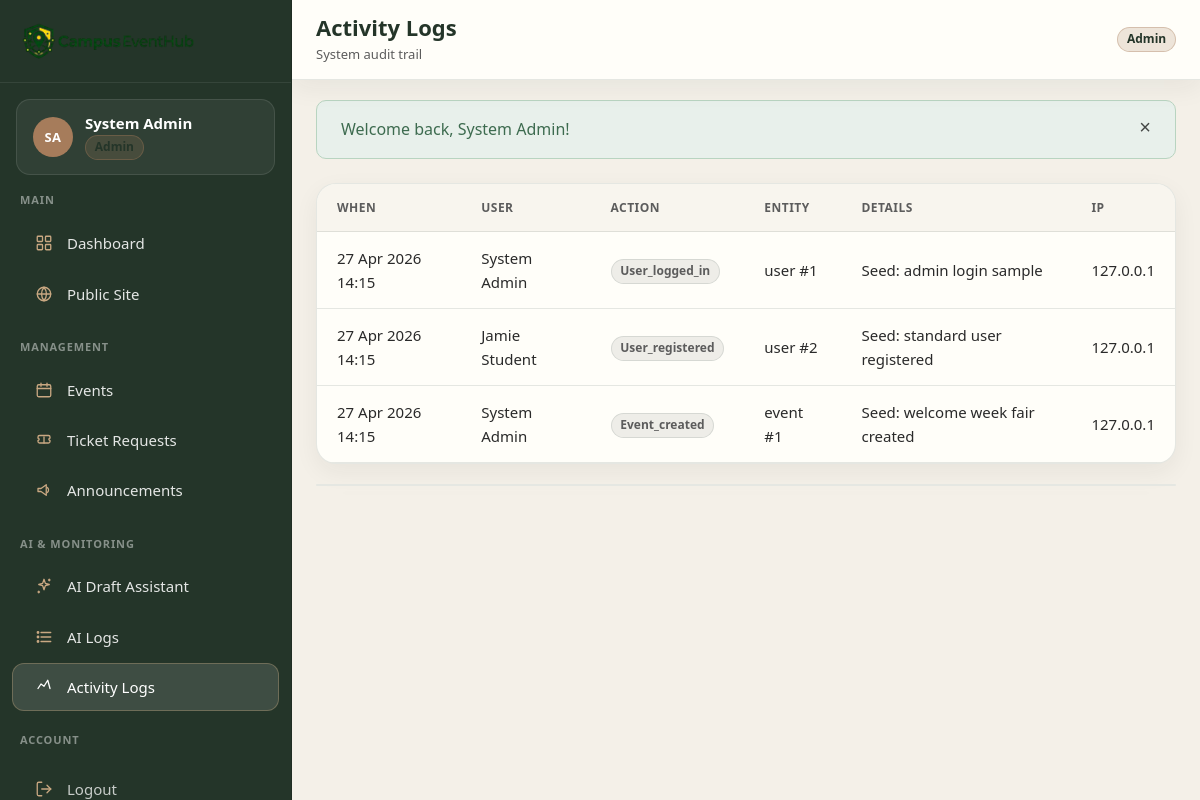
Page /admin/activity-logs (signed in) on the committed database.
### tables this page shows
CREATE TABLE activity_logs (
  id INT UNSIGNED AUTO_INCREMENT PRIMARY KEY,
  user_id INT UNSIGNED NULL,
  action VARCHAR(80) NOT NULL,
  entity_type VARCHAR(50) NULL,
  entity_id INT UNSIGNED NULL,
  details TEXT NULL,
  ip_address VARCHAR(45) NOT NULL,
  created_at DATETIME NOT NULL DEFAULT CURRENT_TIMESTAMP,
  INDEX idx_activity_action (action),
  INDEX idx_activity_created (created_at),
  CONSTRAINT fk_activity_user FOREIGN KEY (user_id) REFERENCES users(id) ON DELETE SET NULL
);

CREATE TABLE users (
  id INT UNSIGNED AUTO_INCREMENT PRIMARY KEY,
  name VARCHAR(100) NOT NULL,
  email VARCHAR(150) NOT NULL,
  password VARCHAR(255) NOT NULL COMMENT 'bcrypt hash via password_hash()',
  role ENUM('admin','user') NOT NULL DEFAULT 'user',
  status ENUM('active','blocked') NOT NULL DEFAULT 'active',
  created_at DATETIME NOT NULL DEFAULT CURRENT_TIMESTAMP,
  updated_at DATETIME NOT NULL DEFAULT CURRENT_TIMESTAMP ON UPDATE CURRENT_TIMESTAMP,
  UNIQUE KEY uq_users_email (email),
  INDEX idx_users_role (role),
  INDEX idx_users_status (status)
);

### app/core/Controller.php (called while the page is built, shortened)
<?php
abstract class Controller
{
    protected function renderDashboard(string $view, array $data = []): void
    {
        require APP_PATH . '/views/layouts/dashboard_layout.php';
    }
}

### app/controllers/AdminController.php (called while the page is built, shortened)
<?php
class AdminController extends Controller
{
    public function activityLogs(): void
    {
        $page = (int) ($_GET['page'] ?? 1);
        $logModel = new ActivityLog();
        $this->renderDashboard('admin/activity-logs', [
            'pageTitle' => 'Activity Logs',
            'pageSubtitle' => 'System audit trail',
            'logs' => $logModel->paginate($page),
        ]);
    }
}

### public/index.php (called while the page is built, shortened)
<?php
require_once APP_PATH . '/config/database.php';
require_once APP_PATH . '/core/Helpers.php';
require_once APP_PATH . '/core/Model.php';
require_once APP_PATH . '/core/Controller.php';
require_once APP_PATH . '/core/Router.php';
$router = new Router();
$router->get('/', 'AdminController@home');
$router->get('/login', 'AuthController@showLogin');
$router->post('/login', 'AuthController@login');
$router->get('/register', 'AuthController@showRegister');
$router->post('/register', 'AuthController@register');
$router->get('/logout', 'AuthController@logout');
$router->get('/dashboard', 'DashboardController@index');
$router->get('/events', 'EventController@index');
$router->get('/events/{slug}', 'EventController@show');
$router->post('/events/{id}/request-ticket', 'EventController@requestTicket');
$router->get('/my-tickets', 'TicketController@myTickets');
$router->get('/tickets/{id}/download', 'TicketController@download');
$router->get('/announcements', 'AnnouncementController@index');
$router->get('/about', 'AdminController@about');
$router->get('/help-assistant', 'AiController@helpPage');
$router->post('/help-assistant/ask', 'AiController@helpAsk');
$router->get('/admin/events', 'AdminController@eventIndex');
$router->get('/admin/events/create', 'AdminController@eventCreate');
$router->post('/admin/events/store', 'AdminController@eventStore');
$router->get('/admin/events/{id}', 'AdminController@eventShow');
$router->get('/admin/events/{id}/edit', 'AdminController@eventEdit');
$router->post('/admin/events/{id}/update', 'AdminController@eventUpdate');
$router->post('/admin/events/{id}/delete', 'AdminController@eventDelete');
$router->get('/admin/tickets', 'TicketController@adminIndex');
$router->get('/admin/tickets/{id}', 'TicketController@adminShow');
$router->post('/admin/tickets/{id}/status', 'TicketController@updateStatus');
$router->get('/admin/announcements', 'AnnouncementController@adminIndex');
$router->get('/admin/announcements/create', 'AnnouncementController@create');
$router->post('/admin/announcements/store', 'AnnouncementController@store');
$router->get('/admin/announcements/{id}/edit', 'AnnouncementController@edit');
$router->post('/admin/announcements/{id}/update', 'AnnouncementController@update');
$router->post('/admin/announcements/{id}/delete', 'AnnouncementController@delete');
$router->get('/admin/ai-draft', 'AiController@draftPage');
$router->post('/admin/ai-draft/generate', 'AiController@generateDraft');
$router->post('/admin/ai-draft/accept', 'AiController@acceptDraft');
$router->get('/admin/ai-logs', 'AiController@aiLogs');
$router->get('/admin/activity-logs', 'AdminController@activityLogs');
$router->dispatch();

### app/core/Model.php (called while the page is built, shortened)
<?php
abstract class Model
{
    public function __construct()
    {
        $this->db = db();
    }
}

### app/config/database.php (called while the page is built, shortened)
<?php
function db(): PDO
{
    static $pdo = null;
    if ($pdo instanceof PDO) {
        return $pdo;
    }
    $host = env('DB_HOST', '127.0.0.1');
    $port = env('DB_PORT', '3306');
    $name = env('DB_NAME', 'campus_eventhub');
    $user = env('DB_USER', 'root');
    $pass = env('DB_PASS', '');
    $dsn = sprintf(
        'mysql:host=%s;port=%s;dbname=%s;charset=utf8mb4',
        $host,
        $port,
        $name
    );
    $options = [
        PDO::ATTR_ERRMODE => PDO::ERRMODE_EXCEPTION,
        PDO::ATTR_DEFAULT_FETCH_MODE => PDO::FETCH_ASSOC,
        PDO::ATTR_EMULATE_PREPARES => false,
    ];
    try {
        $pdo = new PDO($dsn, $user, $pass, $options);
    } catch (PDOException $e) {
        if (APP_DEBUG) {
            throw $e;
        }
        http_response_code(500);
        require APP_PATH . '/views/errors/500.php';
        exit;
    }
    return $pdo;
}

### app/models/ActivityLog.php (called while the page is built, shortened)
<?php
class ActivityLog extends Model
{
    public function paginate(int $page = 1): array
    {
        $page = max(1, $page);
        $perPage = PER_PAGE;
        $offset = ($page - 1) * $perPage;
        $countStmt = $this->db->prepare('SELECT COUNT(*) FROM activity_logs');
        $countStmt->execute();
        $total = (int) $countStmt->fetchColumn();
        $sql = 'SELECT a.*, u.name AS user_name, u.email AS user_email
                FROM activity_logs a
                LEFT JOIN users u ON u.id = a.user_id
                ORDER BY a.created_at DESC
                LIMIT :limit OFFSET :offset';
        $stmt = $this->db->prepare($sql);
        $stmt->bindValue(':limit', $perPage, PDO::PARAM_INT);
        $stmt->bindValue(':offset', $offset, PDO::PARAM_INT);
        $stmt->execute();
        return [
            'items' => $stmt->fetchAll(),
            'total' => $total,
            'page' => $page,
            'per_page' => $perPage,
        ];
    }
}

### app/core/Helpers.php (called while the page is built, shortened)
<?php
function e(mixed $value): string
{
    if (is_bool($value)) {
        $value = $value ? '1' : '0';
    } elseif (is_array($value) || is_object($value)) {
        return '';
    } else {
        $value = (string) $value;
    }
    return htmlspecialchars($value, ENT_QUOTES | ENT_SUBSTITUTE, 'UTF-8');
}
function format_datetime(?string $datetime): string
{
    $ts = strtotime($datetime);
    return $ts ? date('d M Y H:i', $ts) : e($datetime);
}

### app/views/admin/activity-logs.php (the view, shortened to what this page needs)
<?php if (empty($logs['items'])): ?>
    <div class="dash-card dash-empty"><p>No activity recorded yet.</p></div>
<?php else: ?>
    <div class="dash-card dash-table-card dash-desktop-only">
        <div class="dash-table-wrap">
            <table class="dash-table dash-table--responsive">
                <thead>
                    <tr>
                        <th>When</th><th>User</th><th>Action</th><th>Entity</th><th>Details</th><th>IP</th>
                    </tr>
                </thead>
                <tbody>
                    <?php foreach ($logs['items'] as $log): ?>
                        <tr>
                            <td data-label="When"><?= e(format_datetime($log['created_at'])) ?></td>
                            <td data-label="User"><?= e($log['user_name'] ?? 'Guest') ?></td>
                            <td data-label="Action"><span class="dash-badge dash-badge-muted"><?= e($log['action']) ?></span></td>
                            <td data-label="Entity"><?= e(trim(($log['entity_type'] ?? '') . ' #' . ($log['entity_id'] ?? ''))) ?></td>
                            <td data-label="Details"><?= e($log['details']) ?></td>
                            <td data-label="IP"><?= e($log['ip_address']) ?></td>
                        </tr>
                    <?php endforeach; ?>
                </tbody>
            </table>
        </div>
    </div>
    <div class="dash-card" style="padding:0;">
    </div>
<?php endif; ?>

### app/core/Router.php (shortened to what this page needs)
<?php
class Router
{
    private array $routes = [];
    private function add(string $method, string $path, string $handler): void
    {
        $this->routes[] = [
            'method' => strtoupper($method),
            'pattern' => $path,
            'handler' => $handler,
        ];
    }
    public function dispatch(): void
    {
        $method = $_SERVER['REQUEST_METHOD'] ?? 'GET';
        $uri = $this->normalizeUri();
        foreach ($this->routes as $route) {
            if ($route['method'] !== $method) {
                continue;
            }
            $params = $this->match($route['pattern'], $uri);
            if ($params === null) {
                continue;
            }
            $this->invoke($route['handler'], $params);
            return;
        }
    }
    private function normalizeUri(): string
    {
        $uri = parse_url($_SERVER['REQUEST_URI'] ?? '/', PHP_URL_PATH) ?: '/';
        $webRoot = defined('WEB_ROOT') ? WEB_ROOT : '';
        if ($webRoot !== '' && str_starts_with($uri, $webRoot)) {
            $uri = substr($uri, strlen($webRoot)) ?: '/';
        }
        $uri = rtrim($uri, '/');
        return $uri === '' ? '/' : $uri;
    }
    private function match(string $pattern, string $uri): ?array
    {
        $regex = preg_replace('/\{([a-zA-Z_]+)\}/', '(?P<$1>[^/]+)', $pattern);
        $regex = '#^' . $regex . '$#';
        if (!preg_match($regex, $uri, $matches)) {
            return null;
        }
        $params = [];
        return $params;
    }
    private function invoke(string $handler, array $params): void
    {
        [$class, $action] = explode('@', $handler, 2);
        $controller = new $class();
        $controller->{$action}(...array_values($params));
    }
}

### public/assets/css/style.css (style rules this page uses)
:root { --color-primary: #2f4538; --color-primary-dark: #243529; --color-primary-light: #3d5c4a; --color-secondary: #f6f1e8; --color-secondary-dark: #ebe4d6; --color-accent: #a67c5b; --color-accent-soft: #c9a882; --color-surface: #fffef9; --color-surface-elevated: #ffffff; --color-text: #2a2a2a; --color-text-muted: #5c5c5c; --color-border: #ddd5c8; --color-success: #3d6b4f; --color-error: #9e4b42; --color-warning: #8a7342; --font-sans: "Segoe UI", system-ui, -apple-system, BlinkMacSystemFont, "Helvetica Neue", sans-serif; --font-size-sm: 0.875rem; --font-size-base: 1rem; --font-size-lg: 1.125rem; --font-size-xl: 1.35rem; --font-size-2xl: 1.75rem; --font-size-3xl: clamp(1.85rem, 4vw, 2.75rem); --space-xs: 0.25rem; --space-sm: 0.5rem; --space-md: 1rem; --space-lg: 1.5rem; --space-xl: 2rem; --space-2xl: 3rem; --space-3xl: 4rem; --radius-sm: 6px; --radius-md: 10px; --radius-lg: 16px; --shadow-sm: 0 1px 3px rgba(36, 53, 41, 0.08); --shadow-md: 0 4px 16px rgba(36, 53, 41, 0.1); --shadow-lg: 0 12px 32px rgba(36, 53, 41, 0.12); --header-height: 4rem; --transition: 0.22s ease; --container-max: 72rem; }
*, *::before, *::after { box-sizing: border-box; }
html { scroll-behavior: smooth; overflow-x: hidden; }
body { margin: 0; font-family: var(--font-sans); font-size: var(--font-size-base); line-height: 1.6; color: var(--color-text); background: var(--color-secondary); overflow-x: hidden; }

### public/assets/css/responsive.css (style rules this page uses)
img, table, pre, video { max-width: 100%; }

### public/assets/css/dashboard.css (style rules this page uses)
:root { --dash-sidebar-w: 292px; --dash-bg: #f4f0e8; --dash-sidebar-bg: #243529; --dash-sidebar-hover: rgba(255, 255, 255, 0.08); --dash-sidebar-active: rgba(255, 255, 255, 0.12); --dash-card-bg: #fffef9; --dash-card-border: rgba(47, 69, 56, 0.12); --dash-shadow: 0 18px 45px rgba(31, 41, 35, 0.08); --dash-shadow-sm: 0 8px 24px rgba(31, 41, 35, 0.06); --dash-radius: 20px; --dash-radius-sm: 14px; --dash-text: #2a2a2a; --dash-muted: #5c5c5c; --dash-accent: #a67c5b; }
.dashboard-body { margin: 0; background: var(--dash-bg); color: var(--dash-text); overflow-x: hidden; }
.dash-card { background: var(--dash-card-bg); border: 1px solid var(--dash-card-border); border-radius: var(--dash-radius); box-shadow: var(--dash-shadow-sm); padding: 1.25rem 1.5rem; margin-bottom: 1.25rem; }
.dash-table-card { padding: 0; overflow: hidden; }
.dash-table-wrap { overflow-x: auto; -webkit-overflow-scrolling: touch; max-width: 100%; }
.dash-table { width: 100%; border-collapse: collapse; font-size: 0.9375rem; }
.dash-table th, .dash-table td { padding: 0.875rem 1.25rem; text-align: left; border-bottom: 1px solid var(--dash-card-border); vertical-align: middle; }
.dash-table th { font-size: 0.75rem; font-weight: 600; text-transform: uppercase; letter-spacing: 0.04em; color: var(--dash-muted); background: rgba(244, 240, 232, 0.6); }
.dash-badge { display: inline-block; padding: 0.2rem 0.55rem; font-size: 0.75rem; font-weight: 600; border-radius: 999px; line-height: 1.4; text-transform: capitalize; }
.dash-badge-muted { background: rgba(92, 92, 92, 0.1); color: var(--dash-muted); border: 1px solid var(--dash-card-border); }
.dash-desktop-only { display: block; }

### rows in the picture
activity_logs: created_at "27 Apr 2026 14:15", user.name "System Admin", action "User_logged_in", entity_type+entity "user #1", details "Seed: admin login sample", ip_address "127.0.0.1"
activity_logs: created_at "27 Apr 2026 14:15", user.name "Jamie Student", action "User_registered", entity_type+entity "user #2", details "Seed: standard user registered", ip_address "127.0.0.1"
activity_logs: created_at "27 Apr 2026 14:15", user.name "System Admin", action "Event_created", entity_type+entity "event #1", details "Seed: welcome week fair created", ip_address "127.0.0.1"

### other values in the picture
$group['label'] "MAIN"
$item['label'] "Dashboard"
$item['label'] "Public Site"
$group['label'] "MANAGEMENT"
$item['label'] "Events"
$item['label'] "Ticket Requests"
$item['label'] "Announcements"
$group['label'] "AI & MONITORING"
$item['label'] "AI Draft Assistant"
$item['label'] "AI Logs"
$item['label'] "Activity Logs"
$group['label'] "ACCOUNT"
$item['label'] "Logout"
$message "Welcome back, System Admin!"
